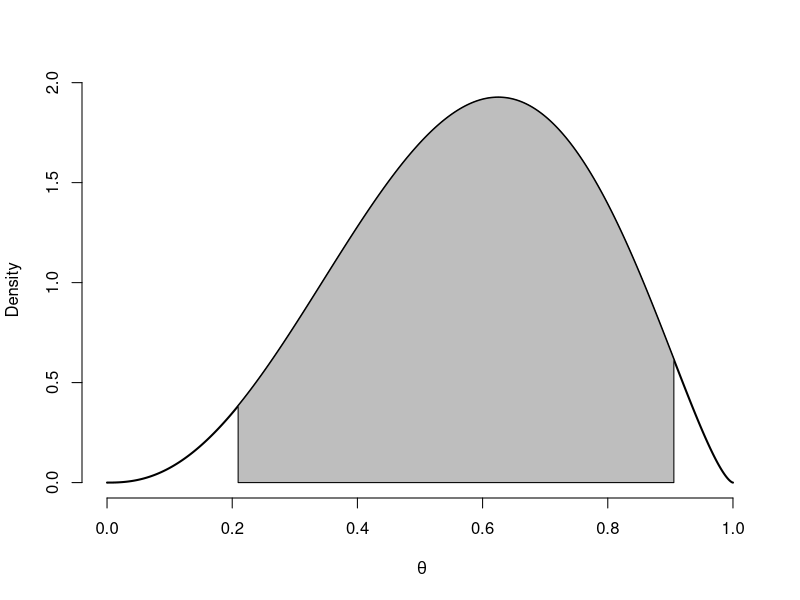
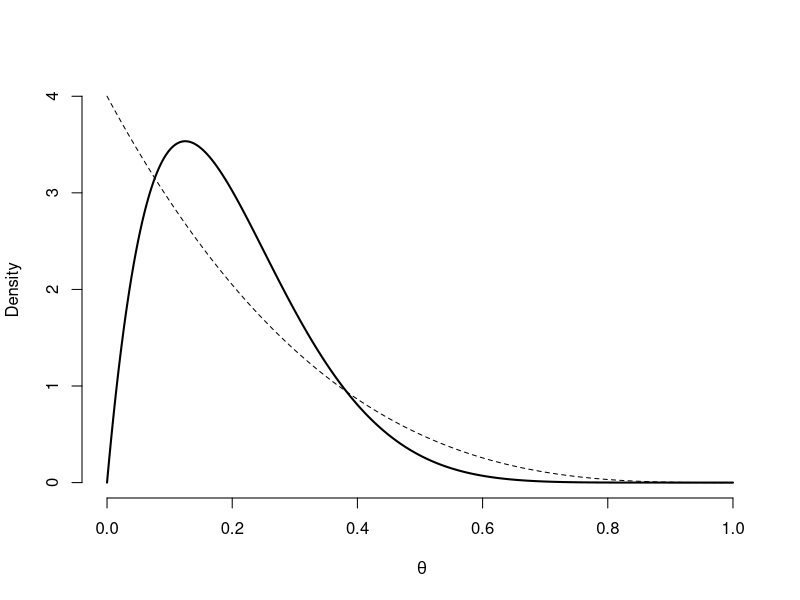
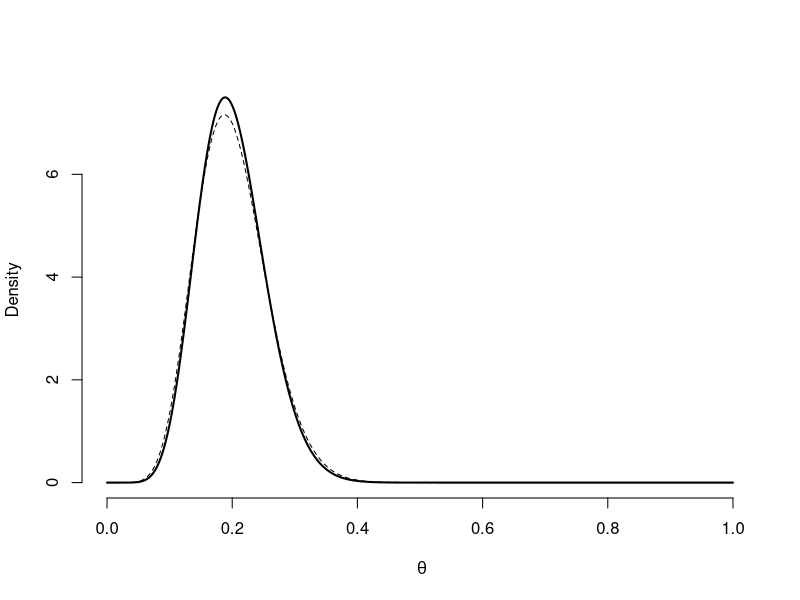
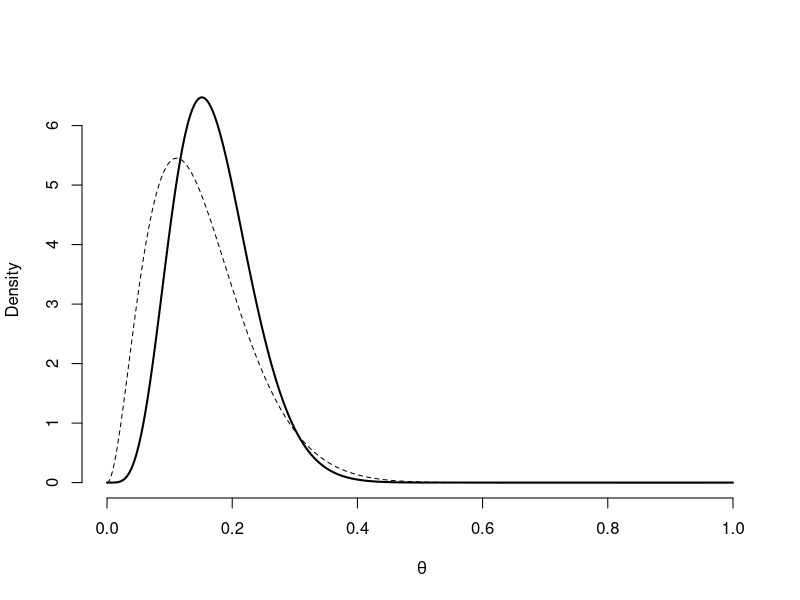
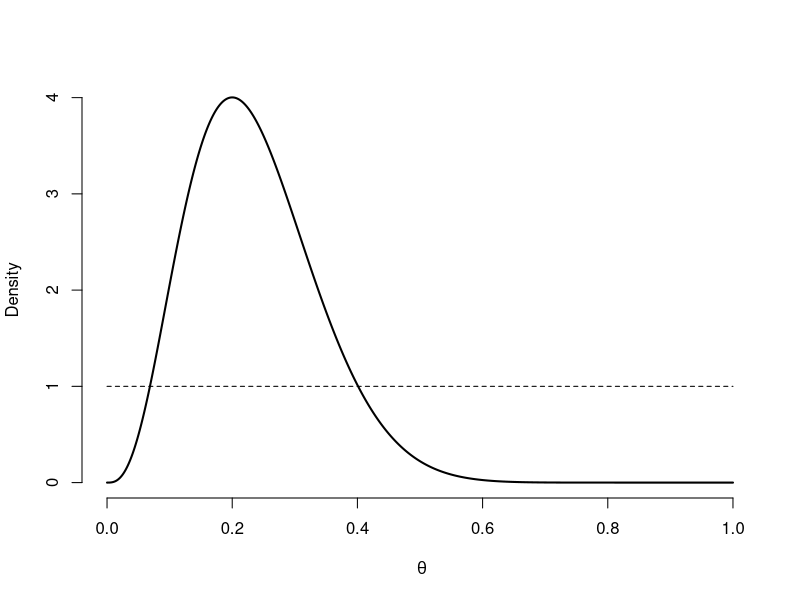
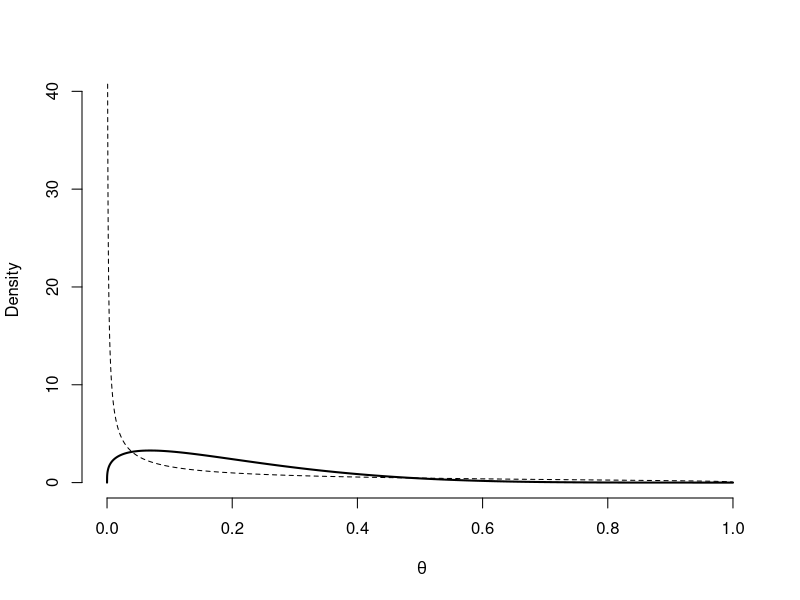
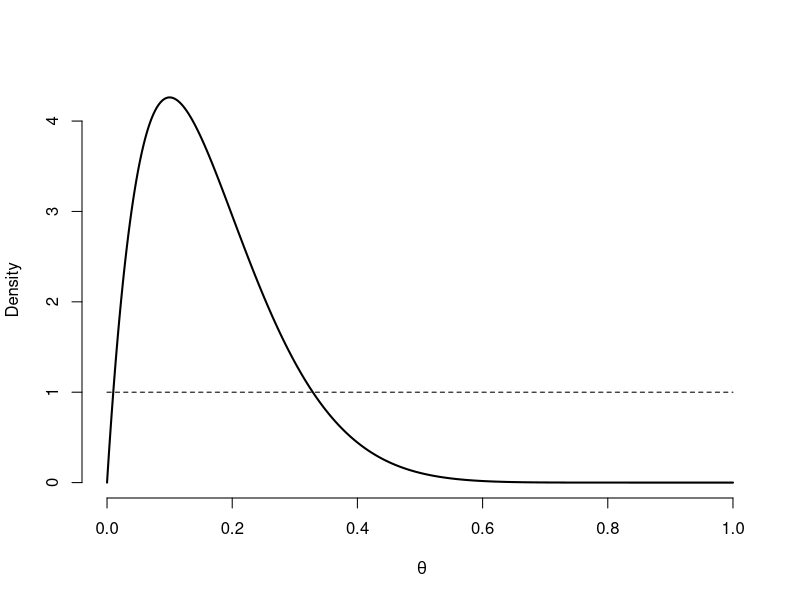
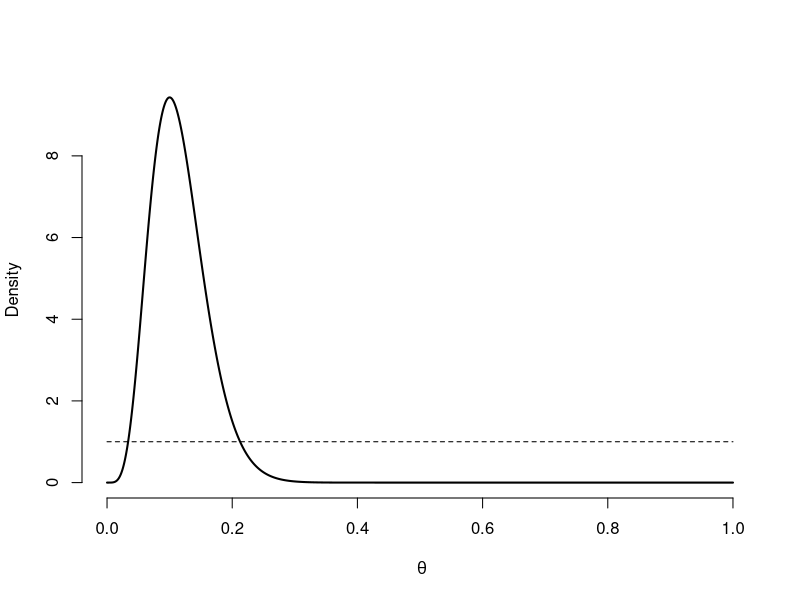

These charts were generated, in order, by the following R code:
## ---- chunk 1
# 95% Credible Intervals
L <- qbeta(0.025, 3.5, 2.5)
U <- qbeta(0.975, 3.5, 2.5)

print(c(L,U))
## ---- chunk 2
post <- Vectorize(function(theta) dbeta(theta, 3.5, 2.5))

# Illustration
x <- seq(0,1,length=10000)
y <- post(x)
plot(x,y, type = "l", xlab=~theta, ylab="Density", lwd=2, frame.plot = FALSE)

polygon(c(L, x[x>=L & x<= U], U), c(0, y[x>=L & x<=U], 0), col="grey")
## ---- chunk 3
# Credible Interval function:
# a, b : shape / super parameters
# level: probability level (0,1)

cred.int <- function(a,b,level){
  L <- qbeta((1-level)/2, a, b) # Lower limit
  U <- qbeta((1+level)/2, a, b) # Upper limit
  return(c(L,U))
}

cred.int(3.5,2.5,0.95)
## ---- chunk 4
# a, b: shape / super parameters
MeanBeta <- function(a,b) a/(a+b)
ModeBeta <- function(a,b) {
  m <- ifelse(a>1 & b>1, (a-1)/(a+b-2), NA)
  return(m)
}
VarianceBeta <- function(a,b) (a*b)/((a+b)^2*(a+b+1))

# mean
MeanBeta(3.5,2.5)

# mode
ModeBeta(3.5,2.5)

# Variance
VarianceBeta(3.5, 2.5)

# SD
sqrt(VarianceBeta(3.5, 2.5))
## ---- chunk 5
# binbayes function in R
#------------------------------
# a, b: shape / super parameters
# r   : number of successes
# n   : number of trials

binbayes <- function(a, b, r, n) {
  prior <- c(a, b, NA, MeanBeta(a,b), sqrt(VarianceBeta(a, b)), qbeta(0.025, a, b), qbeta(0.5, a, b), qbeta(0.975, a, b))
  posterior <- c(a+r, b+n-r, r/n, MeanBeta(a+r, b+n-r), sqrt(VarianceBeta(a+r, b+n-r)), qbeta(0.025, a+r, b+n-r), qbeta(0.5, a+r, b+n-r), qbeta(0.975, a+r, b+n-r))
  out <- rbind(prior, posterior)
  out <- round(out, 4)
  colnames(out) <- c("a","b","r/n","Mean", "SD", "2.5%", "50%", "97.5%")
  return(out)
}

# a=1, b=4, r=1, n=5
binbayes(1,4,1,5)

# a=10, b=40, r=1, n=5
binbayes(10,40,1,5)
## ---- chunk 6
# Prior vs posterior graphs
# a,b : shape / super parameters
# r   : number of successes
# n   : number of trials
graph.binbayes <- function(a,b,r,n) {
  prior <- Vectorize(function(theta) dbeta(theta, a,b))
  posterior <- Vectorize(function(theta) dbeta(theta, a+r, b+n-r))
  YL <- max(prior(seq(0.001,0.999,by=0.001)),posterior(seq(0.001,0.999,by=0.001)))
  curve(prior, xlab=~theta, ylab="Density", lwd=1, lty=2,n=10000,ylim=c(0,YL), frame.plot = FALSE)
  curve(posterior, xlab=~theta,lwd=2,lty = 1, add=T,n=10000)
}

graph.binbayes(1,4,1,5)
## ---- chunk 7
graph.binbayes(10,40,1,5)
## ---- chunk 8
# because 15% events happened in 20 subjects, assuming prior Beta(a=3, b=17)
# observed n=15, r=3
binbayes(3,17,3,15)
## ---- chunk 9
graph.binbayes(3,17,3,15)
## ---- chunk 10
graph.binbayes(1,1,3,15)
## ---- chunk 11
# function to calculate probabilities in a interval
# a, b: super parameters
# r   : number of successes
# n   : number of trials
# L   : Lower limit of the probability interval
# U   : Upper limit of the probability interval

prob.int <- function(a,b,r,n,L,U){
prior0 <- pbeta(U,a,b) - pbeta(L,a,b)
posterior0 <- pbeta(U,a+r,n-r+b) - pbeta(L,a+r,n-r+b)
prob <- as.matrix(c(prior0, posterior0))
prob <- round(prob,4)
colnames(prob) <- paste("Probability of theta lies between the Interval", L, U)
rownames(prob) <- c("Prior","Posterior")
  return(prob)
}

# Prior Beta(0.317,1.286) n = 5, r=1
binbayes(0.317, 1.286, 1, 5)
prob.int(0.317, 1.286, 1, 5,0.1,0.25)
## ---- chunk 12
graph.binbayes(0.317, 1.286, 1, 5)
## ---- chunk 13
# Prior Beta(10,40) n = 5, r=1
binbayes(10, 40, 1, 5)
prob.int(10, 40, 1, 5,0.1,0.25)
## ---- chunk 14
# Phase I
binbayes(1, 1, 1, 10)
prob.int(1,1,1,10,0,0.1)
## ---- chunk 15
graph.binbayes(1, 1, 1, 10)
## ---- chunk 16
# Phase II
binbayes(1, 1, 5, 50)
prob.int(1,1,5,50,0,0.1)
## ---- chunk 17
graph.binbayes(1, 1, 5, 50)
## ---- chunk 18
# Combining both phases
binbayes(1, 1, 6, 60)
prob.int(1,1,6,60,0,0.1)
## ---- chunk 19
graph.binbayes(1, 1, 6, 60)
## ---- chunk 20
# Using Phase I results as a prior for Phase II
binbayes(2, 10, 5, 50)
prob.int(2,10,5,50,0,0.1)
## ---- chunk 21
graph.binbayes(2, 10, 5, 50)
## ---- chunk 22
# Drug A
binbayes(1,1, 3, 5000)
## ---- chunk 23
priorA     <- Vectorize(function(theta) dbeta(theta,1,1))
posteriorA <- Vectorize(function(theta) dbeta(theta,1+3,5000-3+1))
curve(priorA,0,0.0025, xlab=~theta, ylab="Density",
      lwd=1, lty=2,n=10000,ylim=c(0,1200),frame=FALSE)
curve(posteriorA, xlab=~theta,lwd=2,lty = 1, add=T,n=10000)
## ---- chunk 24
# Drug B
binbayes(1,1, 1, 7000)
## ---- chunk 25
priorB     <- Vectorize(function(theta) dbeta(theta,1,1))
posteriorB <- Vectorize(function(theta) dbeta(theta,1+1,7000-1+1))
curve(priorB,0,0.0025, xlab=~theta, ylab="Density",
      lwd=1, lty=2,n=10000,ylim=c(0,2700),frame=FALSE)
curve(posteriorB, xlab=~theta,lwd=2,lty = 1, add=T,n=10000)
## ---- chunk 26
# Drug A
binbayes(0.00001, 0.00001, 3, 5000)
## ---- chunk 27
priorA     <- Vectorize(function(theta) dbeta(theta,0.00001,0.00001))
posteriorA <- Vectorize(function(theta) dbeta(theta,0.00001+3,5000-3+0.00001))
curve(priorA,0,0.0025, xlab=~theta, ylab="Density",
      lwd=1, lty=2,n=10000,ylim=c(0,1500),frame=FALSE)
curve(posteriorA, xlab=~theta,lwd=2,lty = 1, add=T,n=10000)
## ---- chunk 28
# Drug B
binbayes(0.00001, 0.00001, 1, 7000)
## ---- chunk 29
priorB     <- Vectorize(function(theta) dbeta(theta,0.00001,0.00001))
posteriorB <- Vectorize(function(theta) dbeta(theta,1+0.00001,7000-1+0.00001))
curve(priorB,0,0.0025, xlab=~theta, ylab="Density",
      lwd=1, lty=2,n=10000,ylim=c(0,7000),frame=FALSE)
curve(posteriorB, xlab=~theta,lwd=2,lty = 1, add=T,n=10000)
## ---- chunk 30
#------------------------------------------------
# Binomial confidence intervals
#------------------------------------------------
# r    : number of successes
# n    : number of trials
# level: confidence level
binom.confint <- function(r,n,level){
 p <- r/n
conf <-  as.vector(binom.test(r,n,conf.level = 0.95)$conf.int)
out <- c(p,conf)
out <- as.matrix(t(round(out,8)))
colnames(out) <- c("MLE", "L", "U")
return(out)
}

# Drug A
binom.confint(3,5000,0.95)
# Drug B
binom.confint(1,7000,0.95)
## ---- chunk 31
# Simulating from each posterior
set.seed(1001)
post.thetaA <- rbeta(1000000, 3, 4997)
post.thetaB <- rbeta(1000000, 1, 6999)

# Taking the differences
theta.diff0 <- post.thetaB - post.thetaA
## ---- chunk 32
# Histogram of the differences
hist(theta.diff0,probability = TRUE, breaks = 50, xlab=expression(theta[B] - theta[A]),main = "")
abline(v=0, col="red", lwd=2)
box()
## ---- chunk 33
# Continuous version
plot(density(theta.diff0), xlab=expression(theta[B] - theta[A]), lwd=2, main = "", frame=FALSE)
abline(v=0, col="red", lwd=2)
box()
## ---- chunk 34
# P(theta[B] < theta[A] | Data)
mean(theta.diff0 <0)
# Credible interval for theta[B] - theta[A]
quantile(theta.diff0, c(0.05,0.95))
quantile(theta.diff0, c(0.10,0.90))
## ---- chunk 35

# Simulating from each posterior
set.seed(1001)
post.thetaA <- rbeta(1000000, 4, 4998)
post.thetaB <- rbeta(1000000, 2, 7000)

# Taking the differences
theta.diff1 <- post.thetaB - post.thetaA

## ---- chunk 36
hist(theta.diff1,probability = TRUE, breaks = 50, xlab=expression(theta[B] - theta[A]),main = "")
abline(v=0, col="red", lwd=2)
box()
## ---- chunk 37
# Continuous version
plot(density(theta.diff1), xlab=expression(theta[B] - theta[A]), lwd=2,main = "")
abline(v=0, col="red", lwd=2)
box()
## ---- chunk 38
# P(theta[B] < theta[A] | Data)

mean(theta.diff1 <0)
# Credible interval for theta[B] - theta[A]
quantile(theta.diff1, c(0.05,0.95))
quantile(theta.diff1, c(0.10,0.90))
## ---- chunk 39
# Normal Approximation
diff_mle <- (1/7000)-(3/5000)
diff_se <- sqrt( 1*6999/7000^3 + 3*4997/5000^3 )
U <- diff_mle + 1.28*diff_se
L <- diff_mle - 1.28*diff_se
print(c(U,L))
norm.app <- Vectorize(function(x) dnorm(x,diff_mle,diff_se))

## ---- chunk 40
# Comparison
plot(density(theta.diff0), xlab=expression(theta[B] - theta[A]), xlim= c(-0.002,0.001), lwd=2, col="red",main = "")
points(density(theta.diff1), xlab=expression(theta[B] - theta[A]), type = "l", col = "blue", lwd=2)
curve(norm.app,-0.0045,0.002,add=T,lwd=2,n=10000)
legend(-0.0021, 1300, c("Posterior with B(0,0)","Posterior with B(1,1)","Frequentist Normal App"), col=c("red","blue","black"),
       text.col = "black", lty = c(1, 1, 1), lwd = c(2,2,2),
       merge = TRUE, bg = "gray90",cex=0.8)
box()
